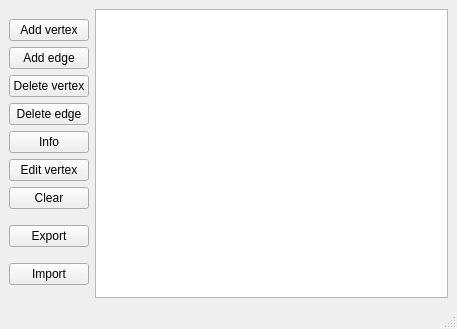
<?xml version="1.0" encoding="UTF-8"?>
<ui version="4.0">
 <class>MainWindow</class>
 <widget class="QMainWindow" name="MainWindow">
  <property name="geometry">
   <rect>
    <x>0</x>
    <y>0</y>
    <width>457</width>
    <height>329</height>
   </rect>
  </property>
  <property name="windowTitle">
   <string>MainWindow</string>
  </property>
  <widget class="QWidget" name="centralwidget">
   <layout class="QHBoxLayout" name="horizontalLayout">
    <item>
     <layout class="QVBoxLayout" name="verticalLayout_2">
      <item>
       <layout class="QVBoxLayout" name="verticalLayout">
        <item>
         <widget class="QPushButton" name="addVertexButton">
          <property name="text">
           <string>Add vertex</string>
          </property>
         </widget>
        </item>
        <item>
         <widget class="QPushButton" name="addEdgeButton">
          <property name="text">
           <string>Add edge</string>
          </property>
         </widget>
        </item>
        <item>
         <widget class="QPushButton" name="removeVertexButton">
          <property name="text">
           <string>Delete vertex</string>
          </property>
         </widget>
        </item>
        <item>
         <widget class="QPushButton" name="removeEdgeButton">
          <property name="text">
           <string>Delete edge</string>
          </property>
         </widget>
        </item>
        <item>
         <widget class="QPushButton" name="addInformationButton">
          <property name="text">
           <string>Info</string>
          </property>
         </widget>
        </item>
        <item>
         <widget class="QPushButton" name="changeVertexButton">
          <property name="text">
           <string>Edit vertex</string>
          </property>
         </widget>
        </item>
        <item>
         <widget class="QPushButton" name="addClearsceneButton">
          <property name="text">
           <string>Clear</string>
          </property>
         </widget>
        </item>
       </layout>
      </item>
      <item>
       <widget class="QPushButton" name="export_2">
        <property name="text">
         <string>Export</string>
        </property>
       </widget>
      </item>
      <item>
       <widget class="QPushButton" name="import_2">
        <property name="text">
         <string>Import</string>
        </property>
       </widget>
      </item>
     </layout>
    </item>
    <item>
     <widget class="QGraphicsView" name="graphicsView"/>
    </item>
   </layout>
  </widget>
  <widget class="QMenuBar" name="menubar">
   <property name="geometry">
    <rect>
     <x>0</x>
     <y>0</y>
     <width>457</width>
     <height>21</height>
    </rect>
   </property>
  </widget>
  <widget class="QStatusBar" name="statusbar"/>
 </widget>
 <resources/>
 <connections/>
</ui>
